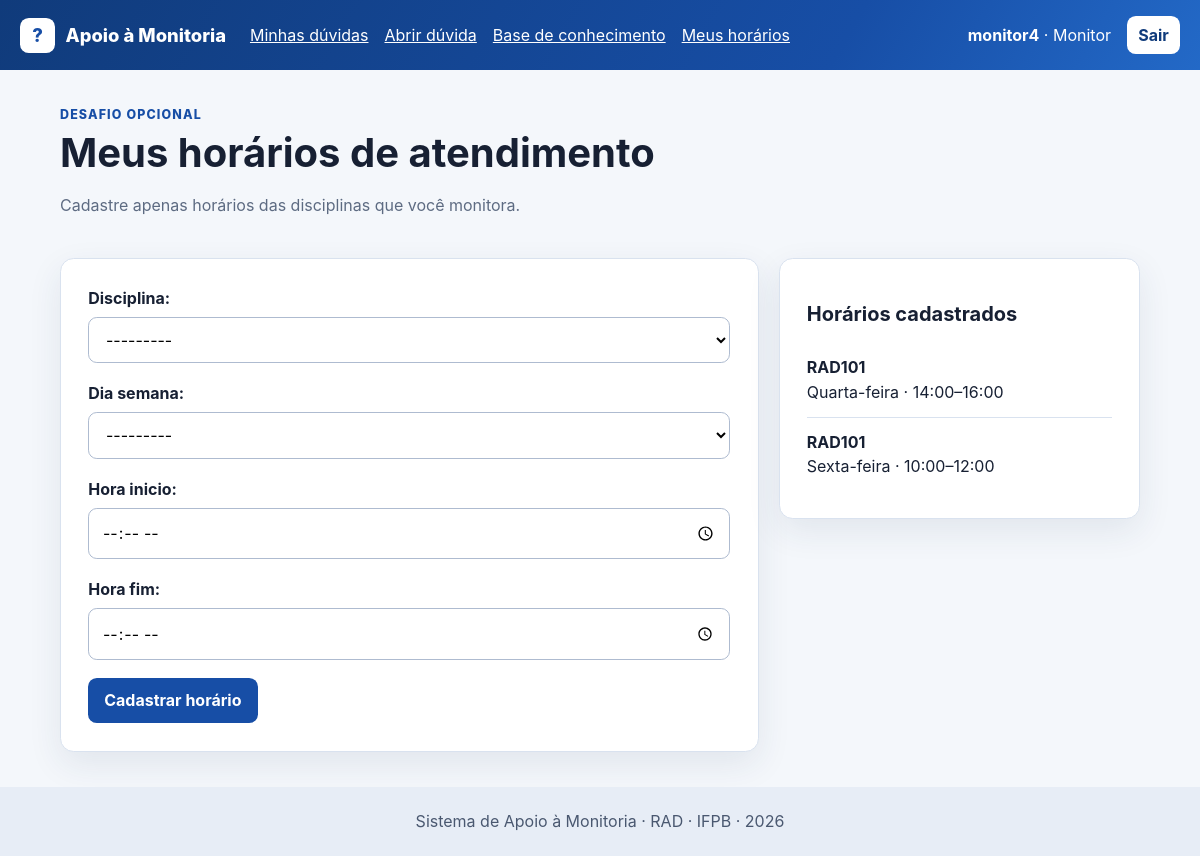
Screenshot of /horarios/ (signed in) with the database file from the repository.
### monitoria/models.py (models this page shows, shortened)
class HorarioAtendimento(models.Model):
    class DiaSemana(models.IntegerChoices):
        SEGUNDA = 1, "Segunda-feira"
        TERCA = 2, "Terça-feira"
        QUARTA = 3, "Quarta-feira"
        QUINTA = 4, "Quinta-feira"
        SEXTA = 5, "Sexta-feira"
        SABADO = 6, "Sábado"
    monitor = models.ForeignKey(
        settings.AUTH_USER_MODEL,
        on_delete=models.CASCADE,
        related_name="horarios_monitoria",
    )
    disciplina = models.ForeignKey(
        Disciplina,
        on_delete=models.CASCADE,
        related_name="horarios_atendimento",
    )
    dia_semana = models.PositiveSmallIntegerField(choices=DiaSemana.choices)
    hora_inicio = models.TimeField()
    hora_fim = models.TimeField()
    class Meta:
        ordering = ("disciplina__codigo", "dia_semana", "hora_inicio")
        constraints = [
            models.CheckConstraint(
                condition=Q(hora_inicio__lt=F("hora_fim")),
                name="horario_inicio_antes_fim",
            )
        ]
        verbose_name = "Horário de atendimento"
        verbose_name_plural = "Horários de atendimento"

class Disciplina(models.Model):
    nome = models.CharField(max_length=120)
    codigo = models.CharField(max_length=20, unique=True)
    ativa = models.BooleanField(default=True)
    monitores = models.ManyToManyField(
        settings.AUTH_USER_MODEL,
        blank=True,
        related_name="disciplinas_monitoradas",
    )
    class Meta:
        ordering = ("codigo",)
    def __str__(self):
        return f"{self.codigo} - {self.nome}"

### monitoria/views.py (the view)
# urls.py: path("horarios/", views.horarios, name="horarios"),
@login_required
def horarios(request):
    if not pertence_ao_grupo(request.user, GRUPO_MONITORES):
        raise PermissionDenied("Somente monitores podem cadastrar horários.")
    form = HorarioAtendimentoForm(request.POST or None, usuario=request.user)
    if request.method == "POST" and form.is_valid():
        form.save()
        messages.success(request, "Horário cadastrado.")
        return redirect("monitoria:horarios")
    return render(
        request,
        "monitoria/horarios.html",
        {
            "form": form,
            "horarios": request.user.horarios_monitoria.select_related("disciplina"),
        },
    )

### monitoria/forms.py
class HorarioAtendimentoForm(forms.ModelForm):
    class Meta:
        model = HorarioAtendimento
        fields = ("disciplina", "dia_semana", "hora_inicio", "hora_fim")
        widgets = {
            "hora_inicio": forms.TimeInput(attrs={"type": "time"}),
            "hora_fim": forms.TimeInput(attrs={"type": "time"}),
        }
    def __init__(self, *args, usuario, **kwargs):
        super().__init__(*args, **kwargs)
        self.instance.monitor = usuario
        self.fields["disciplina"].queryset = usuario.disciplinas_monitoradas.filter(
            ativa=True
        )

### monitoria/context_processors.py (called while the page is built)
def papeis(request):
    if not request.user.is_authenticated:
        return {"papel_usuario": "", "eh_monitor": False}
    return {
        "papel_usuario": papel_do_usuario(request.user),
        "eh_monitor": pertence_ao_grupo(request.user, GRUPO_MONITORES),
    }

### monitoria/roles.py (called while the page is built)
def pertence_ao_grupo(usuario, nome_grupo):
    return usuario.is_authenticated and usuario.groups.filter(name=nome_grupo).exists()

def papel_do_usuario(usuario):
    if pertence_ao_grupo(usuario, GRUPO_PROFESSORES):
        return "Professor"
    if pertence_ao_grupo(usuario, GRUPO_MONITORES):
        return "Monitor"
    return "Aluno"

### templates/monitoria/horarios.html (shortened to what this page needs)
{% extends "base.html" %}
{% block conteudo %}
<div class="cabecalho-pagina">
    <div>
        <p class="rotulo">Desafio opcional</p>
        <h1>Meus horários de atendimento</h1>
        <p class="texto-suave">Cadastre apenas horários das disciplinas que você monitora.</p>
    </div>
</div>
<div class="duas-colunas">
    <form method="post" class="painel formulario">
        {% for field in form %}
            <div class="campo">
                {{ field.label_tag }}
                {{ field }}
            </div>
        {% endfor %}
        <button class="botao" type="submit">Cadastrar horário</button>
    </form>
    <section class="painel">
        <h2>Horários cadastrados</h2>
        <ul class="lista-limpa">
            {% for horario in horarios %}
                <li>
                    <strong>{{ horario.disciplina.codigo }}</strong><br>
                    {{ horario.get_dia_semana_display }} · {{ horario.hora_inicio|time:"H:i" }}–{{ horario.hora_fim|time:"H:i" }}
                </li>
            {% empty %}
                <li>Você ainda não cadastrou horários.</li>
            {% endfor %}
        </ul>
    </section>
</div>
{% endblock %}

### templates/base.html (shortened to what this page needs)
{% load static %}
<!DOCTYPE html>
<html lang="pt-br">
<head>
    <link rel="stylesheet" href="{% static 'css/app.css' %}">
</head>
<body>
    <header class="topo">
        <div class="topo__conteudo">
            <a class="marca" href="{% url 'monitoria:lista_duvidas' %}">
                <span class="marca__icone">?</span>
                <span>Apoio à Monitoria</span>
            </a>
            <nav class="menu" aria-label="Navegação principal">
                {% if user.is_authenticated %}
                    <a href="{% url 'monitoria:lista_duvidas' %}">Minhas dúvidas</a>
                    <a href="{% url 'monitoria:abrir_duvida' %}">Abrir dúvida</a>
                    <a href="{% url 'monitoria:base_conhecimento' %}">Base de conhecimento</a>
                    {% if eh_monitor %}
                        <a href="{% url 'monitoria:horarios' %}">Meus horários</a>
                    {% endif %}
                {% endif %}
            </nav>
            <div class="usuario">
                {% if user.is_authenticated %}
                    <span><strong>{{ user.username }}</strong> · {{ papel_usuario }}</span>
                    <form method="post" action="{% url 'logout' %}">
                        <button class="botao botao--claro botao--compacto" type="submit">Sair</button>
                    </form>
                {% else %}
                    <a href="{% url 'login' %}">Entrar</a>
                    <a class="botao botao--claro" href="{% url 'monitoria:cadastro' %}">Criar conta</a>
                {% endif %}
            </div>
        </div>
    </header>
    <main class="conteudo">
        {% block conteudo %}{% endblock %}
    </main>
    <footer class="rodape">
        <div>Sistema de Apoio à Monitoria · RAD · IFPB · {% now "Y" %}</div>
    </footer>
</body>
</html>

### static/css/app.css (style rules this page uses)
:root { color-scheme: light; font-family: Inter, ui-sans-serif, system-ui, -apple-system, BlinkMacSystemFont, "Segoe UI", sans-serif; color: #172033; background: #f4f7fb; line-height: 1.55; --azul: #174ea6; --azul-escuro: #103b7b; --verde: #087f5b; --borda: #d9e2ef; --suave: #5d6b82; --sombra: 0 12px 34px rgba(32, 55, 90, .09); }
* { box-sizing: border-box; }
body { display: flex; flex-direction: column; margin: 0; min-height: 100vh; }
a { color: var(--azul); }
h1, h2 { line-height: 1.2; }
h1 { font-size: clamp(1.8rem, 4vw, 2.5rem); margin: .25rem 0 .5rem; }
h2 { font-size: 1.25rem; }
.topo { background: linear-gradient(120deg, #103b7b, #174ea6 70%, #2369c7); color: white; padding: 1rem; }
.topo__conteudo { align-items: center; display: grid; gap: 1rem 1.5rem; grid-template-columns: auto 1fr auto; margin: auto; max-width: 1160px; }
.marca { align-items: center; color: white; display: inline-flex; font-size: 1.15rem; font-weight: 800; gap: .65rem; text-decoration: none; }
.marca__icone { align-items: center; background: white; border-radius: .55rem; color: var(--azul); display: inline-flex; font-size: 1.15rem; height: 2.2rem; justify-content: center; width: 2.2rem; }
.menu, .usuario { align-items: center; display: flex; flex-wrap: wrap; gap: .55rem 1rem; }
.menu a, .usuario a { color: white; }
.usuario { justify-content: flex-end; }
.usuario form { margin: 0; }
.conteudo { margin: 2.2rem auto; width: min(1080px, calc(100% - 2rem)); }
.cabecalho-pagina { align-items: end; display: flex; gap: 1rem; justify-content: space-between; margin-bottom: 1.5rem; }
.rotulo { color: var(--azul); font-size: .78rem; font-weight: 800; letter-spacing: .09em; margin: 0; text-transform: uppercase; }
.texto-suave, .meta { color: var(--suave); }
.painel, .card, .busca, .estado-vazio { background: white; border: 1px solid var(--borda); border-radius: .85rem; box-shadow: var(--sombra); padding: clamp(1.15rem, 3vw, 1.7rem); }
.duas-colunas { align-items: start; display: grid; gap: 1.25rem; grid-template-columns: minmax(0, 1.45fr) minmax(280px, .75fr); }
.campo { margin-bottom: 1.15rem; }
.campo label, .busca label { display: block; font-weight: 750; margin-bottom: .38rem; }
.campo input, .campo textarea, .campo select, .busca input { background: #fff; border: 1px solid #aebbd0; border-radius: .55rem; font: inherit; padding: .7rem .8rem; transition: border-color .15s ease, box-shadow .15s ease; width: 100%; }
.botao { background: var(--azul); border: 0; border-radius: .55rem; color: white; cursor: pointer; display: inline-block; font: inherit; font-weight: 750; padding: .65rem 1rem; text-decoration: none; }
.botao--claro { background: white; color: var(--azul-escuro) !important; }
.botao--compacto { padding: .42rem .7rem; }
.lista-limpa { list-style: none; margin: 0; padding: 0; }
.lista-limpa li { border-bottom: 1px solid var(--borda); padding: .75rem 0; }
.lista-limpa li:last-child { border-bottom: 0; }
.rodape { background: #e7edf6; color: #4a5870; margin-top: auto; padding: 1.4rem 1rem; text-align: center; }

### rows the page displays
HorarioAtendimento: disciplina.codigo "RAD101", dia_semana "Quarta-feira", hora_inicio "14:00", hora_fim "16:00"
HorarioAtendimento: disciplina.codigo "RAD101", dia_semana "Sexta-feira", hora_inicio "10:00", hora_fim "12:00"

### other values shown
{{ user.username }} "monitor4"
{{ papel_usuario }} "Monitor"
{{ field.label_tag }} "Disciplina:" "Dia semana:" "Hora inicio:" "Hora fim:"
